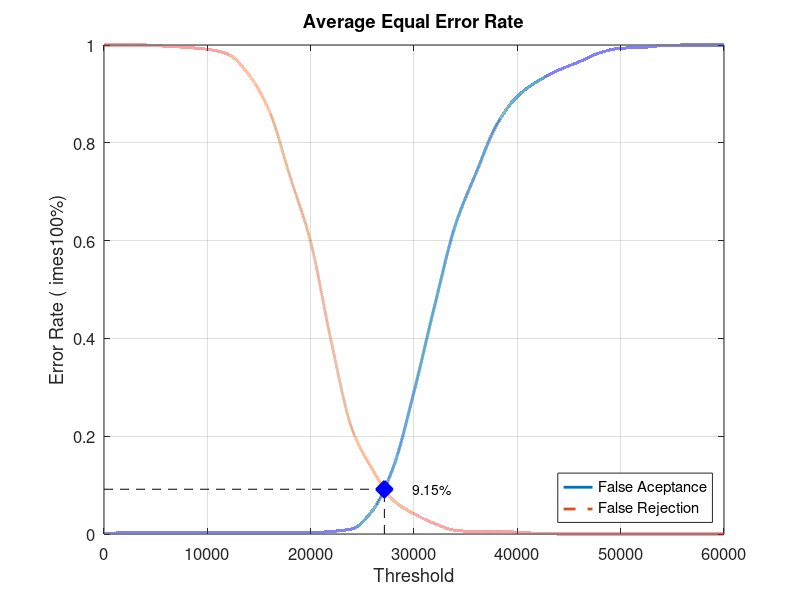
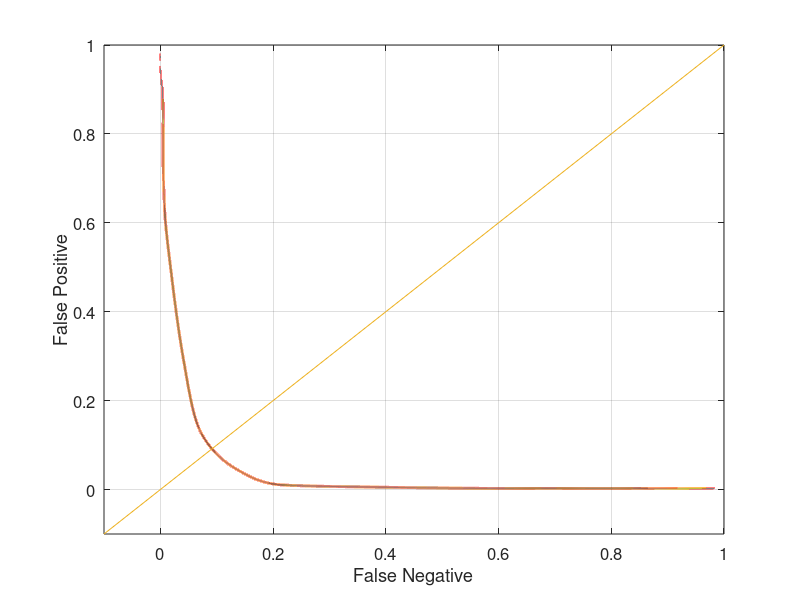

Write the MATLAB code that produced these figures, in order.
close all;
clear;
clc;
x = 0:2000:60000;
xq = 0:0.5:60000;

y0 = [0 0.00263158 0.00263158 0.00263158 0.00263158 0.00263158 0.00263158 0.00263158 0.00263158 0.00263158 0.00263158 0.00526316 0.0105263 0.0486842 0.136842 0.290789 0.467105 0.631579 0.738158 0.836842 0.894737 0.926316 0.948684 0.965789 0.984211 0.993421 0.994737 0.998684 1 1 1]
yy0 = interp1(x, y0, xq, 'pchip');
y1 = [1 1 1 0.9975 0.995 0.99125 0.98125 0.94 0.865 0.73125 0.5975 0.3925 0.215 0.13125 0.06875 0.04125 0.02125 0.0075 0.005 0.005 0.00375 0.00125 0 0 0 0 0 0 0 0 0]
yy1 = interp1(x, y1, xq, 'pchip');

% Calculating EER: 
y2 = abs(y0 - y1);
find(y2 == min(y2))
yy2 = abs(yy0 - yy1);
xEER = find(yy2 == min(yy2));
xEERIndex = xq(xEER) % X-axis EER
yEER = yy0(xEER) % Y-axis EER

main = figure
plot(xq, yy0,'-','LineWidth', 2);	hold on
plot(xq, yy1,'--','LineWidth', 2);	hold on
plot([xEERIndex xEERIndex], [0 yEER], 'k--');	hold on
plot([0 xEERIndex], [yEER yEER], 'k--');	hold on
plot(xEERIndex, yEER, 'bx', 'LineWidth', 10);	hold on
text(xEERIndex + 10 * xEERIndex / 100, yEER, [num2str(round((10000 * yEER)) / 100) '%'])
legend('False Aceptance', 'False Rejection', 'Location', 'SouthEast')
xlabel('Threshold')
ylabel('Error Rate (	imes100%)')
title('Average Equal Error Rate')
set(gca, 'FontSize', 12)
axis([0 60000 0 1])
grid on

print(main, 'Experiment4AverageMain', '-dpng');
FNRxFPR = figure('Color', [1 1 1]);
plot(yy1, yy0, '-', yy1, yy0, 'LineWidth', 2);
hold on
y = -0.1:0.1:1
plot(y, y); 
set(gca, 'FontSize', 12)
xlabel('False Negative')
ylabel('False Positive')
axis([-0.1 1 -0.1 1])
set(gca, 'FontSize', 12)
grid on

print(FNRxFPR, 'Experiment4AverageFNRxFPR','-dpng');
